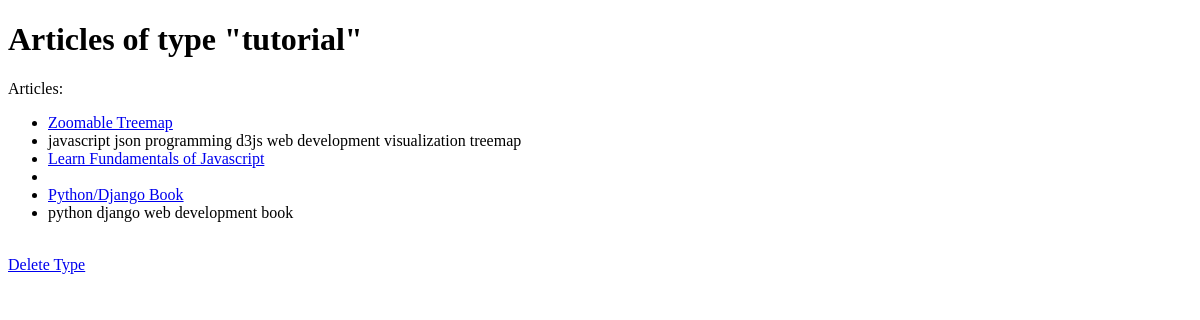
The page /articles/type/5/ on the database as committed earlier.
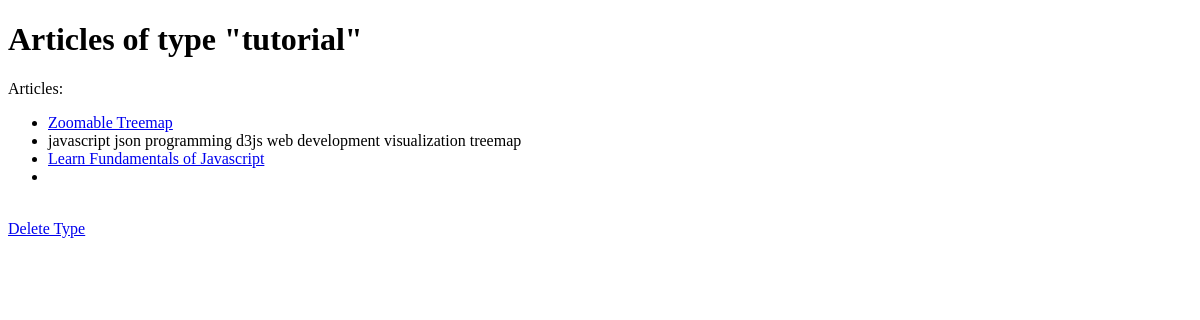
The same page on the database as committed later.
### database_setup.py (models this page shows, shortened)
class Article_Type(Base):
    __tablename__ = 'article_type'
    id = Column(Integer, primary_key=True)
    name = Column(String(100), nullable=False)

class Article(Base):
    __tablename__ = 'article'
    id = Column(Integer, primary_key=True)
    link = Column(String(250), nullable=False)
    url_scheme = Column(String(8), default=None)
    url_netloc = Column(String(250), default=None)
    url_path = Column(String(250), default=None)
    url_params = Column(String(250), default=None)
    url_query = Column(String(250), default=None)
    url_fragment = Column(String(250), default=None)
    url_hostname = Column(String(250), default=None)
    url_port = Column(String(5), default=None)
    searchable_link = Column(String(250), nullable=False)
    title= Column(String(250), nullable=False)
    upload_file = Column(String(100)) # file path to where the uploaded file is stored
    article_type_id = Column(Integer, ForeignKey('article_type.id'))
    article_type = relationship(Article_Type, foreign_keys='Article.article_type_id')
    ratings = Column(Integer, default=0)
    about = Column(String(500))
    created_by_id = Column(Integer, ForeignKey('user.id'))
    last_updated_by_id = Column(Integer, ForeignKey('user.id'))
    created_by = relationship(User, foreign_keys='Article.created_by_id')
    last_updated_by = relationship(User, foreign_keys='Article.last_updated_by_id')

class Tags(Base):
    __tablename__ = 'tags'
    id = Column(Integer, primary_key=True)
    tag_name = Column(String(100), nullable=True)

### routing.py (the view)
@app.route('/articles/type/<int:type_id>/')
def articlesByType(type_id):
    kwargs = {"article_id":None, "article_type_id":type_id, "tag_id":None}
    article_display_content = getArticleDisplayContent(**kwargs)
    article_type = session.query(Article_Type).filter_by(id=type_id).one()
    return render_template('articles_by_type.html',
                            article_type = article_type,
                            article_display_content=article_display_content)

### templates/articles_by_type.html (shortened to what this page needs)
<!doctype html>
<html>
    <head>
    </head>
<body>
    <h1>Articles of type "{{article_type.name}}"</h1>
    <p>Articles:
        <ul>
        {% for post in article_display_content %}
            <li><a href="{{url_for('articleInformation', type_id = post.article_type.id, article_id=post.article.id)}}">{{post.article.title}}</a></li>
            <li>{% for tag in post.tags %} {{tag.tag_name}} {% endfor %}</li>
        {% endfor %}
        </ul>
        <br><a href="{{url_for('deleteArticleType', article_type_id=article_type.id)}}">Delete Type</a>
    </p>
</body>
</html>

Rows that differ between the two databases and show on the page:
removed Article: article "Python/Django Book"
removed Tags: tag_name "python", shown under "Python/Django Book"
removed Tags: tag_name "django", shown under "Python/Django Book"
removed Tags: tag_name "web development", shown under "Python/Django Book"
removed Tags: tag_name "book", shown under "Python/Django Book"
